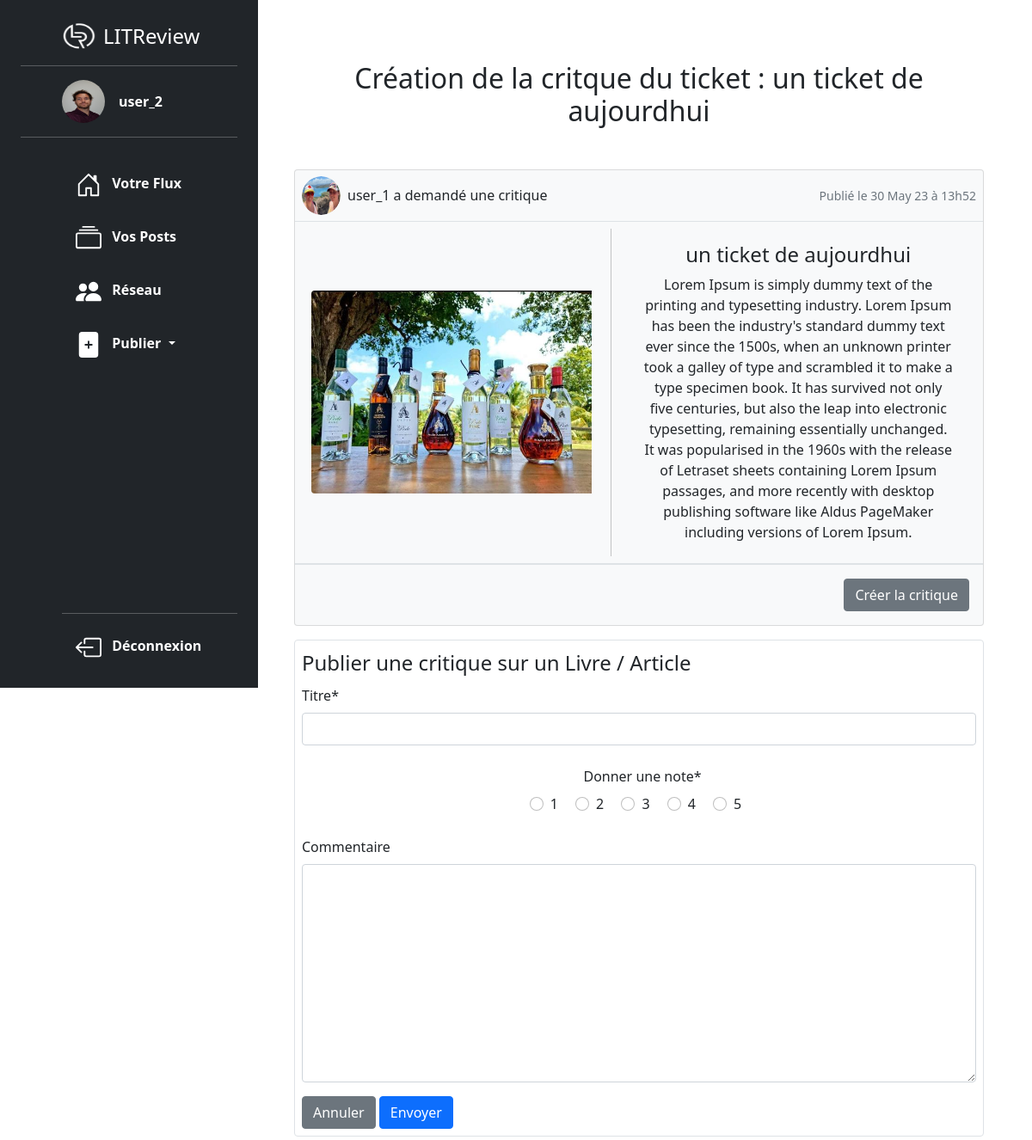
The app's page /post/ticket/8/review/ (signed in) with its own data.
### authentication/models.py (models this page shows, shortened)
class User(AbstractUser):
    SUBSCRIBER = "SUBSCRIBER"
    profil_photo = models.ImageField(verbose_name="Photo de profil")
    following = models.ManyToManyField(
        "self",
        through=UserFollows,
        symmetrical=False,
        related_name="followers",
    )

### post/models.py (models this page shows, shortened)
class Ticket(models.Model):
    title = models.CharField(max_length=128)
    description = models.TextField(max_length=2048, blank=True)
    user = models.ForeignKey(to=settings.AUTH_USER_MODEL, on_delete=models.CASCADE)
    image = models.ForeignKey(
        Photo,
        null=True,
        on_delete=models.SET_NULL,
        blank=True,
    )
    time_created = models.DateTimeField(auto_now_add=True)

class Photo(models.Model):
    image = models.ImageField(verbose_name="image", blank=True)
    caption = models.CharField(max_length=128, blank=True)
    uploader = models.ForeignKey(settings.AUTH_USER_MODEL, on_delete=models.CASCADE)
    date_created = models.DateTimeField(auto_now_add=True)
    IMAGE_MAX_SIZE = (600, 600)

### post/views.py (the view)
@login_required
def review_ticket(request, ticket_id):
    ticket = get_object_or_404(models.Ticket, id=ticket_id)
    review_form = forms.ReviewForm()
    if request.method == "POST":
        review_form = forms.ReviewForm(request.POST)
        if review_form.is_valid():
            get_review(request.user, review_form, ticket)
            messages.success(request, "Critique publiée avec succés.")
            return redirect("home")
    context = {
        "ticket": ticket,
        "forms": review_form,
    }
    return render(request, "post/review_ticket.html", context=context)

### post/forms.py
class ReviewForm(forms.ModelForm):
    RATING = ((1, "1"), (2, "2"), (3, "3"), (4, "4"), (5, "5"))
    edit_review = forms.BooleanField(widget=forms.HiddenInput, initial=True, required=False)
    class Meta:
        model = models.Review
        fields = [
            "headline",
            "rating",
            "body",
        ]
    def __init__(self, *args, **kwargs):
        super().__init__(*args, **kwargs)
        self.fields["headline"].label = "Titre"
        self.fields["rating"] = forms.ChoiceField(choices=self.RATING, widget=forms.RadioSelect())
        self.fields["rating"].label = "Donner une note"
        self.fields["body"].label = "Commentaire"
        self.helper = FormHelper()
        self.helper.form_tag = False
        self.helper.layout = ReviewFormLayout()

### post/templatetags/post_extra.py (called while the page is built)
@register.filter
def model_type(value):
    return type(value).__name__

@register.filter
def get_posted_at_display(posted_at):
    seconds_ago = (timezone.now() - posted_at).total_seconds()
    if seconds_ago <= HOUR:
        return "Publié il y a un instant."
    elif seconds_ago <= DAY:
        return f"Publié il y a {int(seconds_ago // HOUR)} heures."
    return f'Publié le {posted_at.strftime("%d %b %y à %Hh%M")}'

@register.simple_tag(takes_context=True)
def get_poster_display(context, user):
    if user == context["user"]:
        return "Vous avez"
    return f"{user.username} a"

### post/templates/post/review_ticket.html (shortened to what this page needs)
{% extends 'base.html' %}
{% load crispy_forms_tags %}
{% block content %}
    <div class="container" style="max-width:850px">
        <h2 class="text-center mb-5">Création de la critque du ticket : {{ticket.title}} </h2>
        {% include "post/partials/ticket.html" with ticket=ticket %}
        <div class="container border rounded-2 p-2" style="max-width:850px">
            <form method="post" enctype="multipart/form-data">
                {%crispy forms%}
                <a class="btn btn-secondary" href="{% url 'home' %}" role="button">Annuler</a>
                <button class="btn btn-primary" type="submit" >Envoyer</button>
            </form>
        </div>
    </div>
{% endblock content %}

### templates/partials/sidebar.html (shortened to what this page needs)
{% load static %}
{% if user.is_authenticated %}
  <div class="d-flex flex-column flex-shrink-0 p-4 text-white bg-dark vh-100 position-fixed w-25">
    <a href="/" class="d-flex align-items-center mb-3 mb-md-0 me-md-auto  text-white text-decoration-none ps-md-2 ps-xl-5">
      <img src="{% static 'images/logo_litreview.png'%}" class="bi me-2" width="40" height="32">
      <span class="fs-4">LITReview</span>
    </a>
    <div class="profil">
      <a href="{% url 'profile_view'%}" class="d-flex align-items-center text-white text-decoration-none ps-md-0 ps-xl-5" >
        {% if user.profil_photo %}
        <img src="{{ user.profil_photo.url }}" alt="{{user.username}}" width="50" height="50" class="rounded-circle me-3">
        {% else %}
        <img src="{% static 'images/default_profile.png'%}" alt="{{user.username}}" width="50" height="50" class="rounded-circle me-2">
        {% endif %}
        <strong>{{user.username}}</strong>
      </a>
    </div>
    <ul class="nav nav-pills flex-column mb-auto ps-md-0 ps-xl-5 h-100">
      <li class="nav-item pt-3">
        <a href="{% url 'home' %}" class="nav-link text-white" aria-current="page">
          <svg class="bi me-2 " width="30" height="30" fill="white"><use xlink:href="#home"></use></svg>
          <strong>Votre Flux</strong>
        </a>
      </li>
      <li class="nav-item pt-3">
        <a href="{% url 'view_user_posts'%}" class="nav-link text-white">
          <svg class="bi me-2" width="30" height="30" fill="white"><use xlink:href="#collection"></use></svg>
          <strong>Vos Posts</strong>
        </a>
      </li>
      <li class="nav-item pt-3">
        <a href="{% url 'follower_page' %}" class="nav-link text-white">
          <svg class="bi me-2" width="30" height="30" fill="white"><use xlink:href="#people-fill"></use></svg>
          <strong>Réseau</strong>
        </a>
      </li>
      <li class="nav-item pt-3 dropdown">
        <a href="#" class="nav-link text-white dropdown-toggle" id="dropdownUser1" data-bs-toggle="dropdown" aria-expanded="false">
          <svg class="bi me-2" width="30" height="30" fill="white"><use xlink:href="#file-plus-fill"></use></svg>
          <strong>Publier</strong>
        </a>
      </li>
      <li class="mt-auto">
        <hr>
        <a href="{% url 'account_logout' %}" class="nav-link text-white">
          <svg  class="bi bi-box-arrow-left me-2" width="30" height="30" fill="white"><use xlink:href="#box-arrow-left"></use>
          </svg>
          <strong>Déconnexion</strong>
        </a>
      </li>
    </ul>
  </div>
{% endif %}

### post/templates/post/partials/ticket.html (shortened to what this page needs)
{% load static %}
{% load post_extra %}
<div class="card text-dark bg-light mb-3" style="max-width:850px">
    {% include "post/partials/header_card.html" with element=ticket %}
    <div class="row g-0 align-items-center justify-content-around border-bottom border-2 p-2">
        <div class="col-md-5 text-center">
            {% if ticket.image.image %}
                <img src="{{ticket.image.image.url}}" class="card-img-left rounded-start img-fluid w-auto h-auto" style="max-height:250px" alt="image du ticket">
            {% else %}
                <img src="{% static 'images/livre_default.jpg'%}"  class="card-img-left rounded-start img-fluid w-auto h-auto" style="max-height:250px" alt="image par default du ticket">
            {% endif %}
        </div>
        <div class="col-md-6 text-center" >
            <div class="card-body">
                <h4 class="card-title">{{ticket.title}}</h4>
                <p class="card-text overflow-auto">{{ticket.description}}</p>
            </div>
        </div>
    </div>
    <div class="d-flex bd-highlight">
        {% if not ticket.review %}
            <p class="my-0 ms-auto p-2 bd-highlight">
                <a href="{% url 'review_ticket' ticket.id %}" class="btn btn-secondary m-2 ">Créer la critique</a>
            </p>
        {% endif %}
    </div>
</div>

### post/templates/post/partials/header_card.html
{% load static %}
{% load post_extra %}
<div class="d-flex bd-highlight border-bottom align-items-center"  style="height: 60px;">
    <div class="ms-2">
        <div class="d-flex justify-content-center align-items-center rounded-circle p-auto" style="width : 45px; height : 45px; overflow: hidden;">
          {% if element.user.profil_photo %}
            <img class="img-fluid rounded-circle w-100 h-100" src={{ element.user.profil_photo.url }} alt="photo de profil personnalisée de l'utilisateur">
            {% else %}
            <img class="img-fluid rounded-circle" src="{% static 'images/default_profile.png'%}" alt="photo de profil par default de l'utilisateur">
            {% endif %}
        </div>
    </div>
    {% if element|model_type == 'Ticket' %}
        <p class="my-0 p-2 bd-highlight">{%get_poster_display element.user%} demandé une critique</p>
    {% elif element|model_type == 'Review' %}
        <p class="my-0 p-2 bd-highlight">{%get_poster_display element.user%} publié une critique</p>
    {% endif %}
    <p class="my-0 ms-auto p-2 bd-highlight"><small class="text-muted">{{ element.time_created|get_posted_at_display}}</small> </p>
</div>

### records on screen
User: profil_photo (picture), username "user_2"
Ticket: title "un ticket de aujourdhui", user.profil_photo (picture), user.username "user_1 a", time_created|get_posted_at_display "Publié le 30 May 23 à 13h52", image.image (picture), description "Lorem Ipsum is simply dummy text of the printing and typesetting industry. Lorem Ipsum has been the industry's standard dummy text ever since the 1500s, when an unknown printer took a galley of type and scrambled it to make a type specimen book. It has survived not only five centuries, but also the leap into electronic typesetting, remaining essentially unchanged. It was popularised in the 1960s with the release of Letraset sheets containing Lorem Ipsum passages, and more recently with desktop publishing software like Aldus PageMaker including versions of Lorem Ipsum."
